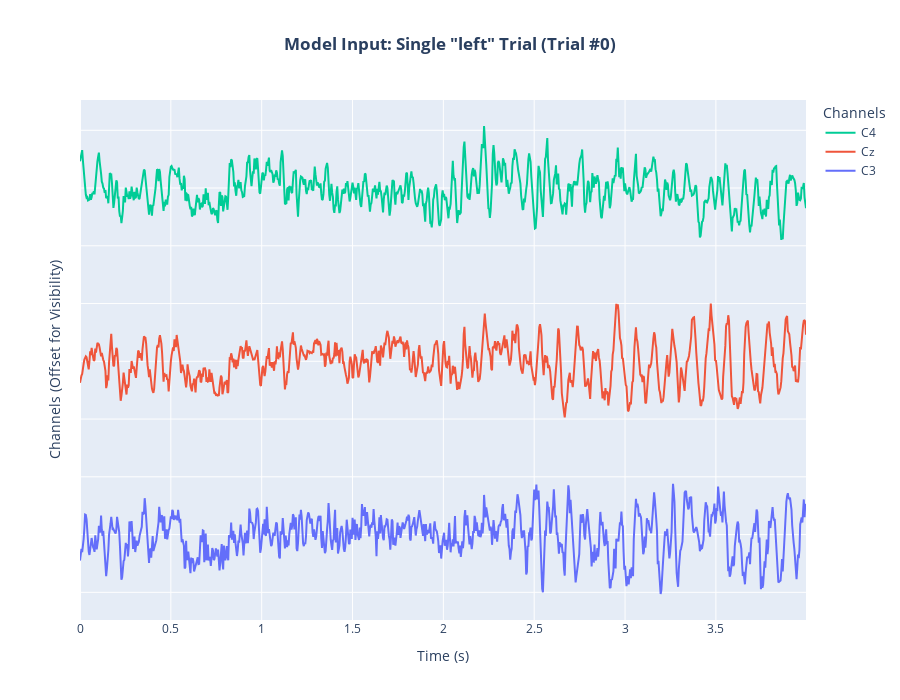
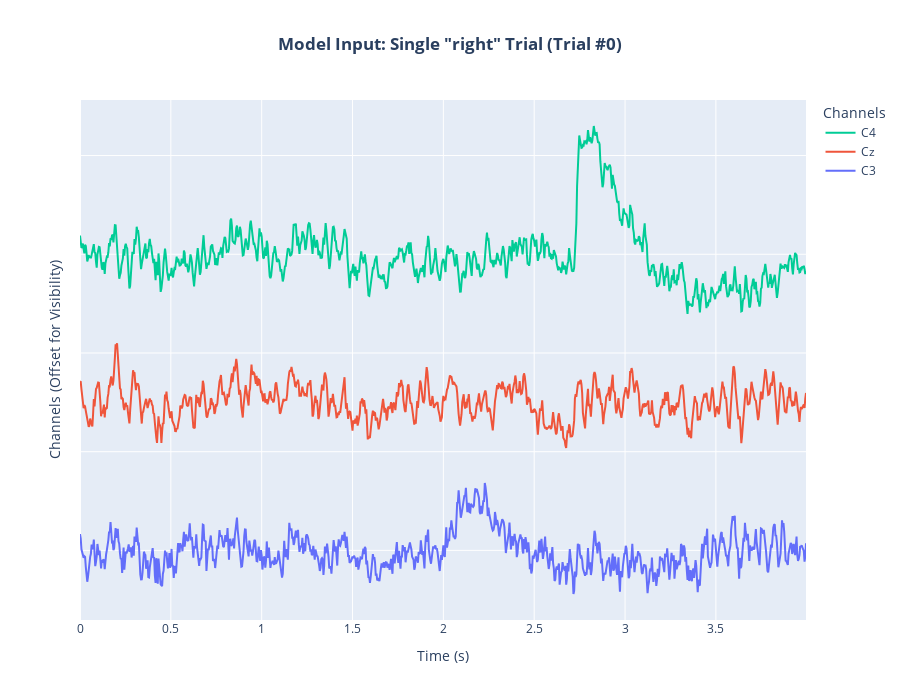

Notebook cell for these charts, in order:
### Markdown cell above
## 5. Visualizing the Model's Input
Before feeding data into a model, it's crucial to visualize what the model will actually "see." For a convolutional neural network like EEGNet, the input for each sample is a 2D array containing the voltage values for each EEG channel over the trial's time window.

The plot below shows the raw signal data for one "left" and one "right" motor imagery trial.

### Code cell
import plotly.graph_objects as go

def plot_single_trial_plotly(epochs, event_id, trial_index=0):
    """
    Plots the EEG data for a single trial using Plotly for an interactive view.
    """
    try:
        # Select a single trial for the specified event
        trial_epoch = epochs[event_id][trial_index]
        
        # Get the data (channels x times) and convert to microvolts
        data = trial_epoch.get_data()[0] * 1e6 
        times = trial_epoch.times
        ch_names = trial_epoch.ch_names
        
        # Create an interactive Plotly figure
        fig = go.Figure()
        
        # Define an offset to separate channels visually
        offset_val = 30 

        for i, ch_name in enumerate(ch_names):
            fig.add_trace(go.Scatter(
                x=times,
                y=data[i] + i * offset_val, # Apply vertical offset
                mode='lines',
                name=ch_name
            ))
            
        # Update the layout for a clean, informative plot
        fig.update_layout(
            title=f'<b>Model Input: Single "{event_id}" Trial (Trial #{trial_index})</b>',
            xaxis_title='Time (s)',
            yaxis_title='Channels (Offset for Visibility)',
            height=700,
            width=900,
            title_x=0.5,
            # Hide the numeric y-axis labels since they don't represent a true scale
            yaxis=dict(
                showticklabels=False,
                zeroline=False
            ),
            legend_title_text='Channels'
        )
        # To make it look cleaner, let's reverse the legend order to match the plot
        fig.update_layout(legend_traceorder="reversed")
        fig.show()

    except IndexError:
        print(f"Trial {trial_index} for event '{event_id}' not found.")
    except Exception as e:
        print(f"An error occurred: {e}")

# Check if epochs exist and are not empty
if 'epochs' in locals() and epochs and len(epochs) > 0:
    # Plot one 'left' trial
    if 'left' in epochs.event_id:
        plot_single_trial_plotly(epochs, 'left', trial_index=0)
    else:
        print("No 'left' trials found to plot.")
        
    # Plot one 'right' trial
    if 'right' in epochs.event_id:
        plot_single_trial_plotly(epochs, 'right', trial_index=0)
    else:
        print("No 'right' trials found to plot.")
else:
    print("Epochs object not found or is empty. Cannot plot model input.")

### Figure 1 — Plotly figure (JSON) as saved in the notebook; plotly's stock layout.template omitted (floating-point values rounded to 4 significant figures; data arrays with more than 128 entries replaced by an {"elided": "..."} marker saying what was removed)
{"data": [{"mode": "lines", "name": "C3", "type": "scatter", "x": {"elided": "1000 float values"}, "y": {"elided": "1000 float values"}}, {"mode": "lines", "name": "Cz", "type": "scatter", "x": {"elided": "1000 float values"}, "y": {"elided": "1000 float values"}}, {"mode": "lines", "name": "C4", "type": "scatter", "x": {"elided": "1000 float values"}, "y": {"elided": "1000 float values"}}], "layout": {"height": 700, "legend": {"title": {"text": "Channels"}, "traceorder": "reversed"}, "title": {"text": "<b>Model Input: Single \"left\" Trial (Trial #0)</b>", "x": 0.5}, "width": 900, "xaxis": {"title": {"text": "Time (s)"}}, "yaxis": {"showticklabels": false, "title": {"text": "Channels (Offset for Visibility)"}, "zeroline": false}}}

### Figure 2 — Plotly figure (JSON) as saved in the notebook; plotly's stock layout.template omitted (floating-point values rounded to 4 significant figures; data arrays with more than 128 entries replaced by an {"elided": "..."} marker saying what was removed)
{"data": [{"mode": "lines", "name": "C3", "type": "scatter", "x": {"elided": "1000 float values"}, "y": {"elided": "1000 float values"}}, {"mode": "lines", "name": "Cz", "type": "scatter", "x": {"elided": "1000 float values"}, "y": {"elided": "1000 float values"}}, {"mode": "lines", "name": "C4", "type": "scatter", "x": {"elided": "1000 float values"}, "y": {"elided": "1000 float values"}}], "layout": {"height": 700, "legend": {"title": {"text": "Channels"}, "traceorder": "reversed"}, "title": {"text": "<b>Model Input: Single \"right\" Trial (Trial #0)</b>", "x": 0.5}, "width": 900, "xaxis": {"title": {"text": "Time (s)"}}, "yaxis": {"showticklabels": false, "title": {"text": "Channels (Offset for Visibility)"}, "zeroline": false}}}
